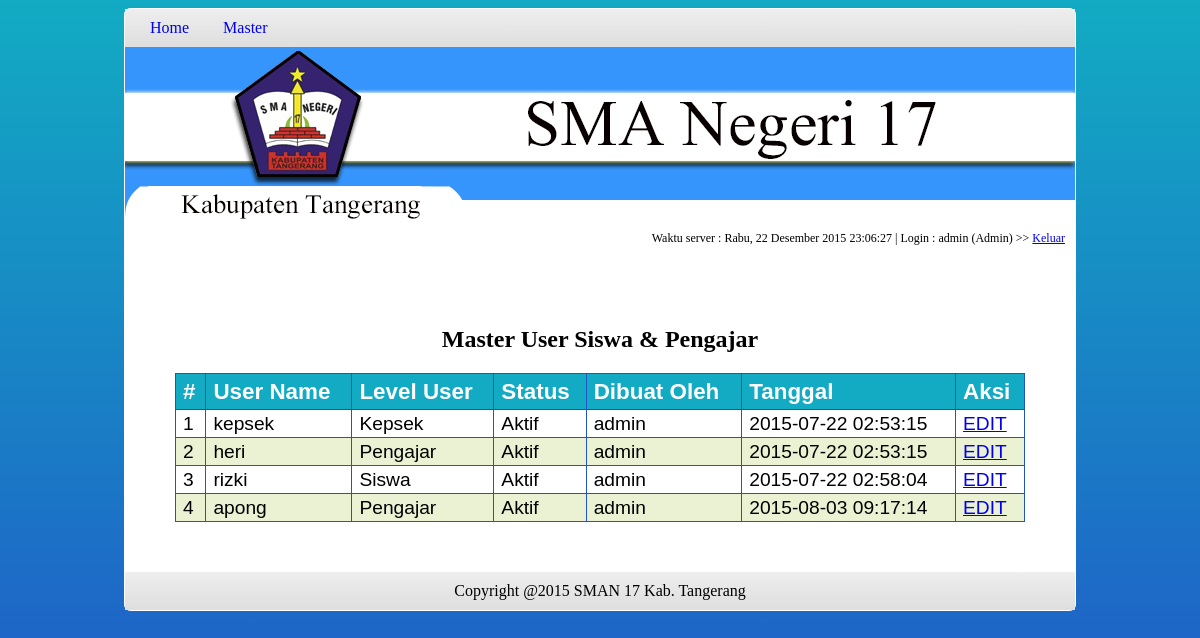
/index.php?page=masterusersiswapengajar (signed in), run on the app's committed database.
### tables this page shows
CREATE TABLE IF NOT EXISTS `ms_user` (
  `id_user` int(11) NOT NULL AUTO_INCREMENT,
  `username` varchar(20) NOT NULL,
  `password` varchar(100) NOT NULL,
  `level` varchar(10) NOT NULL,
  `is_active` tinyint(1) NOT NULL,
  `created_by` varchar(20) NOT NULL,
  `updated_by` varchar(20) NOT NULL,
  `created_at` datetime NOT NULL,
  `updated_at` datetime NOT NULL,
  PRIMARY KEY (`id_user`)
);

### modules/user/indexUserSiswaPengajar.php (called while the page is built)
<?php require(@"tableUserSiswaPengajar.php"); ?>

### modules/user/tableUserSiswaPengajar.php (the view, shortened to what this page needs)
<?php
$query = mysql_query("SELECT * FROM ms_user WHERE level != 'Admin'");
@$total = mysql_num_rows($query);
?>
<h2 style="text-align: center;">Master User Siswa & Pengajar</h2>
<table id="table-sism">
    <thead>
        <tr>
            <th>#</th>
            <th>User Name</th>
            <th>Level User</th>
            <th>Status</th>
            <th>Dibuat Oleh</th>
            <th>Tanggal</th>
            <th>Aksi</th>
        </tr>
    </thead>
    <tbody>
    <?php if($total == 0) { ?>
        <tr>
            <td colspan="7" align="center">Tidak ada Data.</td>
        </tr>
    <?php } else { ?>
    <?php $counter = 1; ?>
    <?php while($row = mysql_fetch_array($query)) { ?>
        <?php if($counter%2 == 0) { ?><tr class="alt"><?php } else { ?><tr><?php } ?>
            <td><?php echo $counter++; ?></td>
            <td><?php echo $row['username']; ?></td>
            <td><?php echo $row['level']; ?></td>
            <td><?php if($row['is_active'] == "1") { ?>Aktif<?php } else { ?>Tidak Aktif<?php } ?></td>
            <td><?php echo $row['created_by']; ?></td>
            <td><?php echo $row['created_at']; ?></td>
            <td><a href="index.php?page=ubahusersiswapengajar&id=<?php echo $row['id_user']; ?>" title="Ubah Data">EDIT</a></td>
        </tr>
    <?php } ?>
    <?php } ?>
    </tbody>
</table>

### css/style-frontend.css (style rules this page uses)
body { font-family: verdana; background-attachment:fixed; background-image:linear-gradient(to bottom, #12abc3, #2154c8); }
#table-sism { font-family:"Trebuchet MS", Arial, Helvetica, sans-serif; width:100%; border-collapse:collapse; }
#table-sism td, #table-sism th { font-size:1.2em; border:1px solid #2154c8; padding:3px 7px 2px 7px; }
#table-sism th { font-size:1.4em; text-align:left; padding-top:5px; padding-bottom:4px; background-color:#12abc3; color:#fff; }
#table-sism tr.alt td { color:#000; background-color:#EAF2D3; }

### data on the page
ms_user: username "kepsek", level "Kepsek", is_active "Aktif", created_by "admin", created_at "2015-07-22 02:53:15"
ms_user: username "heri", level "Pengajar", is_active "Aktif", created_by "admin", created_at "2015-07-22 02:53:15"
ms_user: username "rizki", level "Siswa", is_active "Aktif", created_by "admin", created_at "2015-07-22 02:58:04"
ms_user: username "apong", level "Pengajar", is_active "Aktif", created_by "admin", created_at "2015-08-03 09:17:14"

### other printed values
$hari_ini "Rabu"
$_SESSION['user'] "admin"
$_SESSION['userlevel'] "Admin"
